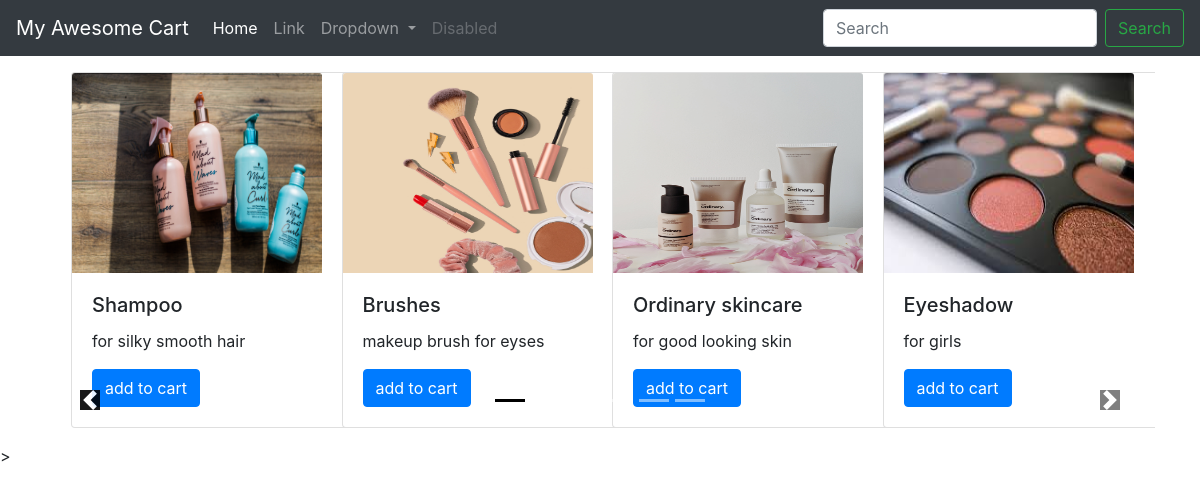
The app's page /shop/ with its own data.
### shop/models.py (models this page shows)
class product(models.Model):
    product_id=models.AutoField
    product_name=models.CharField(max_length=100)
    category = models.CharField(max_length=50, default="")
    sub_category = models.CharField(max_length=50, default="")
    price = models.IntegerField(default=0)
    product_desc=models.CharField(max_length=300)
    pub_date=models.DateField()
    image = models.ImageField(upload_to="shop/image", default="")
    def __str__(self):
        return self.product_name

### shop/views.py (the view)
# urls.py: path('',views.shopindex,name='shopindex'),
def shopindex(request):
    products = product.objects.all()
    print(products)
    n=len(products)
    nSlides = n // 4 + ceil((n / 4) + (n // 4))
    params = {'no_of_slides': nSlides, 'range': range(1, nSlides), 'product': products}
    return render(request,'shop/index.html',params)

### shop/templates/shop/index.html (shortened to what this page needs)
{% extends 'shop/base.html' %}
{% block body %}
{% load static %}
<div class="container">
<div id="demo" class="carousel slide my-3" data-ride="carousel">
    <ul class="carousel-indicators">
      <li data-target="#demo" data-slide-to="0" class="active"></li>
        {% for i in range %}
      <li data-target="#demo" data-slide-to="{{ i }}" ></li>
        {% endfor %}
    </ul>
    <div class="container carousel-inner no-padding">
      <div class="carousel-item active">
        <div class="col-xs-3 col-sm-3 col-md-3">
          <div class="card" style="width: 18rem;">
            <img src='/media/{{product.0.image}}' class="card-img-top" alt="...">
            <div class="card-body">
                <h5 class="card-title">{{product.0.product_name}}</h5>
                <p class="card-text">{{product.0.product_desc}}</p>
                <a href="#" class="btn btn-primary">add to cart</a>
            </div>
          </div>
       </div>
          {% for i in product|slice:"1:" %}
        <div class="col-xs-3 col-sm-3 col-md-3">
          <div class="card" style="width: 18rem;">
            <img src='/media/{{i.image}}' class="card-img-top" alt="...">
            <div class="card-body">
              <h5 class="card-title">{{i.product_name}}</h5>
              <p class="card-text">{{i.product_desc}}</p>
              <a href="#" class="btn btn-primary">add to cart</a>
            </div>
          </div>
        </div>
              {% if forloop.counter|divisibleby:3 and forloop.counter > 0 and not forloop.last %}
             </div><div class="carousel-item">
            {% endif%}
            {% endfor %}
            </div>
    </div>
</div>
</div>>
    <a class="carousel-control-prev" href="#demo" data-slide="prev">
        <span class="carousel-control-prev-icon"></span>
    </a>
    <a class="carousel-control-next" href="#demo" data-slide="next">
        <span class="carousel-control-next-icon"></span>
    </a>
{% endblock %}

### shop/templates/shop/base.html (shortened to what this page needs)
<!doctype html>
<html lang="en">
<head>
    <link rel="stylesheet" href="https://stackpath.bootstrapcdn.com/bootstrap/4.2.1/css/bootstrap.min.css"
>
</head>
<body>
    <nav class="navbar navbar-expand-lg navbar-dark bg-dark">
        <a class="navbar-brand" href="#">My Awesome Cart</a>
        <div class="collapse navbar-collapse" id="navbarSupportedContent">
            <ul class="navbar-nav mr-auto">
                <li class="nav-item active">
                    <a class="nav-link" href="#">Home <span class="sr-only">(current)</span></a>
                </li>
                <li class="nav-item">
                    <a class="nav-link" href="#">Link</a>
                </li>
                <li class="nav-item dropdown">
                    <a class="nav-link dropdown-toggle" href="#" id="navbarDropdown" role="button"
                        data-toggle="dropdown" aria-haspopup="true" aria-expanded="false">
                        Dropdown
                    </a>
                </li>
                <li class="nav-item">
                    <a class="nav-link disabled" href="#" tabindex="-1" aria-disabled="true">Disabled</a>
                </li>
            </ul>
            <form class="form-inline my-2 my-lg-0">
                <input class="form-control mr-sm-2" type="search" placeholder="Search" aria-label="Search">
                <button class="btn btn-outline-success my-2 my-sm-0" type="submit">Search</button>
            </form>
        </div>
    </nav>
     {% block body %} {% endblock %}
</body>

### records on screen
product: image (picture), product_name "Shampoo", product_desc "for silky smooth hair"
product: image (picture), product_name "Brushes", product_desc "makeup brush for eyses"
product: image (picture), product_name "Ordinary skincare", product_desc "for good looking skin"
product: image (picture), product_name "Eyeshadow", product_desc "for girls"
